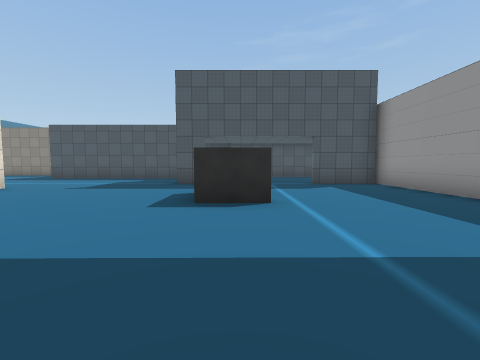
[1] (above)

13 first-person views from a walk through a Unity game level. The camera is 1.3 m above the floor, tilts 4° down and sees 90° across. The floor is counted in squares, 2 m on a side. Each view is taken from the middle of a square. On the plan, view 1 faces up. The plan holds only what a view shows up to about 9 squares ahead; the rest is blank. The place goes on beyond the plan. The player is left out. Some animated figures are not drawn. Some surface patterns are stand-ins.

[2]
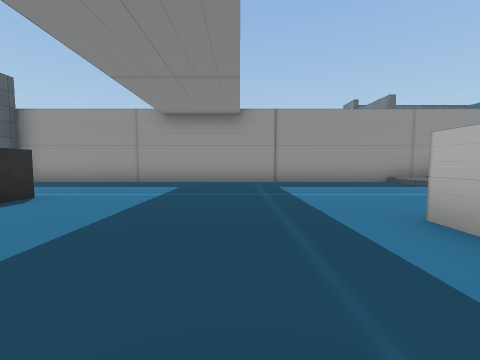

[3]
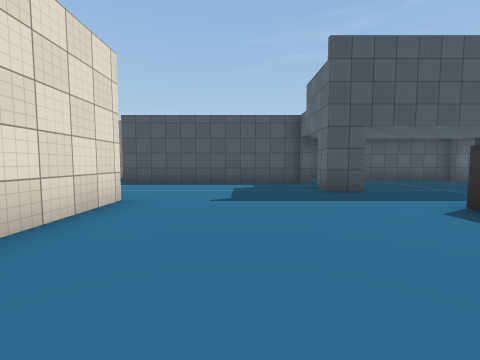

[4]
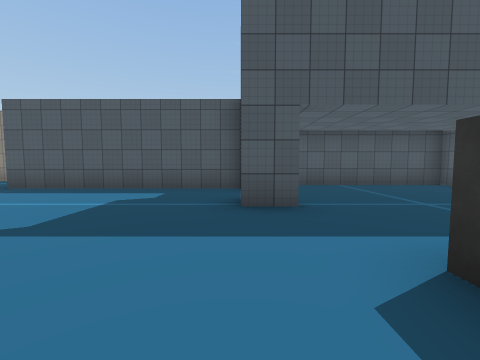

[5]
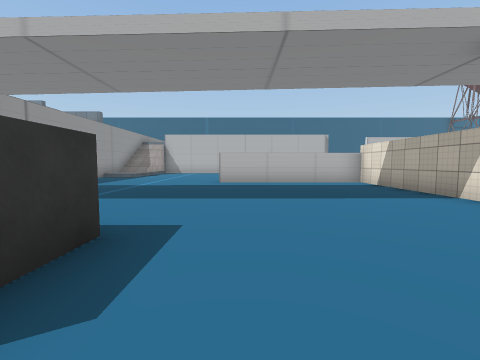

[6]
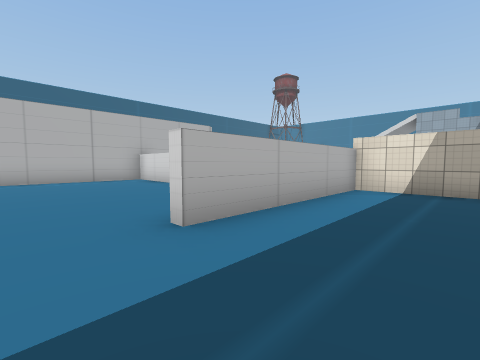

[7]
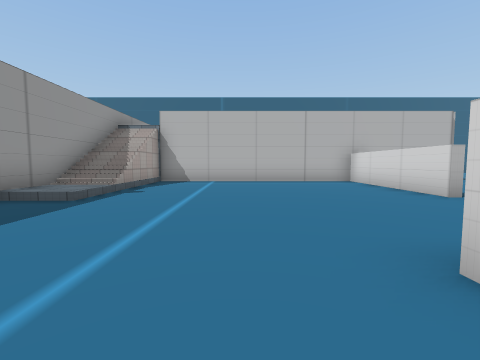

[8]
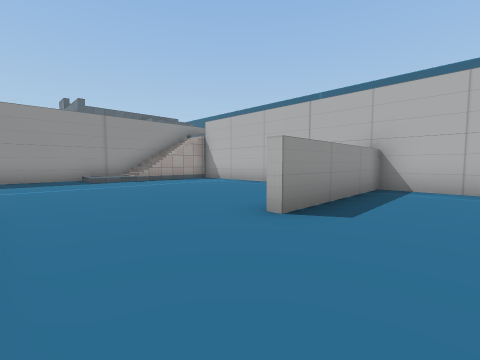

[9]
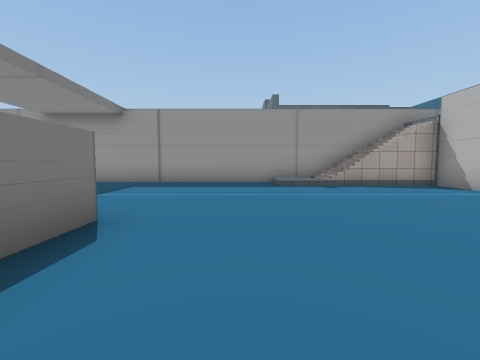

[10]
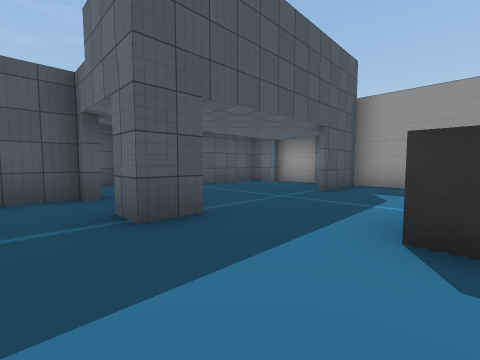

[11]
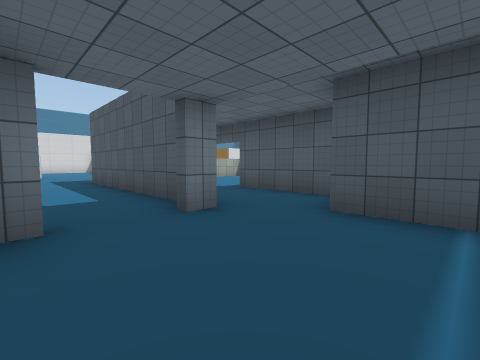

[12]
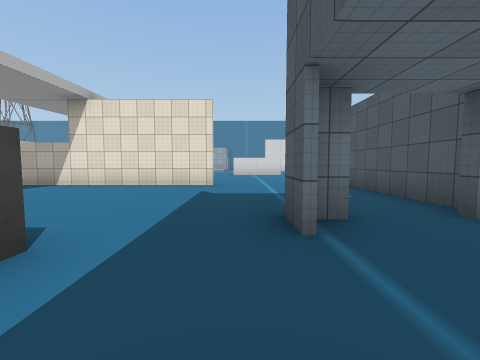

[13]
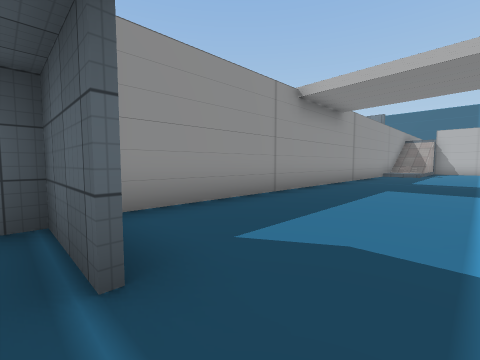

### Floor plan
Key: @ floor where view 1 was taken; # wall or solid block; . floor; / step, stairs or slope; = window, fence, low wall or low ledge; O other object.
Columns run from 6 left of view 1 to 4 right of it. Each row starts with its distance up from view 1.
 13   ...
 12   ....###
 11    .....###
 10 #####.....#
  9 ..........#
  8 ....#....##
  7 ..........#
  6 #.........#
  5 #....OO...#
  4 #.....O...#
  3 #.........#
  2 #.........#
  1 #.........#
  0 #.....@...#
 -1 #.........#
 -2 #####.....#
 -3 ..........#
 -4 ..........#
 -5 ........./#
 -6 ..#....../#
 -7 ..#....../#
 -8 ..#....../#
 -9 ..#....../#
-10 #########/=

Where each view was taken, in squares from view 1:
view 1: 0 up, 0 right, facing up
view 2: 0 up, 4 left, facing right
view 3: 2 up, 4 left, facing up
view 4: 4 up, 2 left, facing up
view 5: 6 up, 2 left, facing down
view 6: 0 up, 0 right, facing down-left
view 7: 1 down, 0 right, facing down
view 8: 3 down, 6 left, facing down-right
view 9: 4 down, 4 left, facing right
view 10: 5 up, 3 left, facing up-right
view 11: 8 up, 1 right, facing up-left
view 12: 7 up, 1 right, facing left
view 13: 8 up, 1 right, facing down-right
